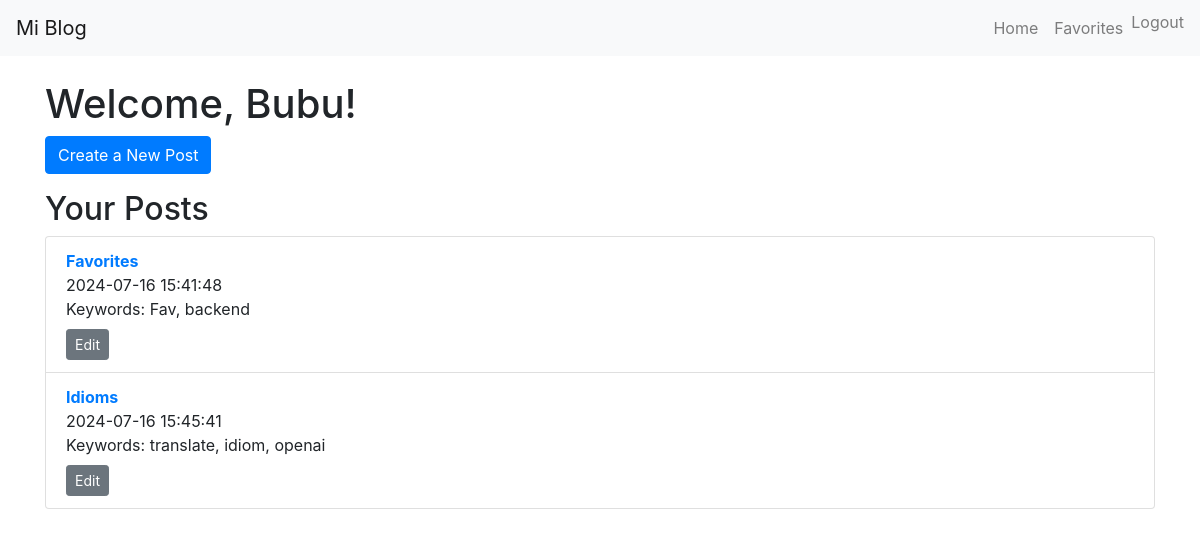
The app's page /user_area (signed in), older data.
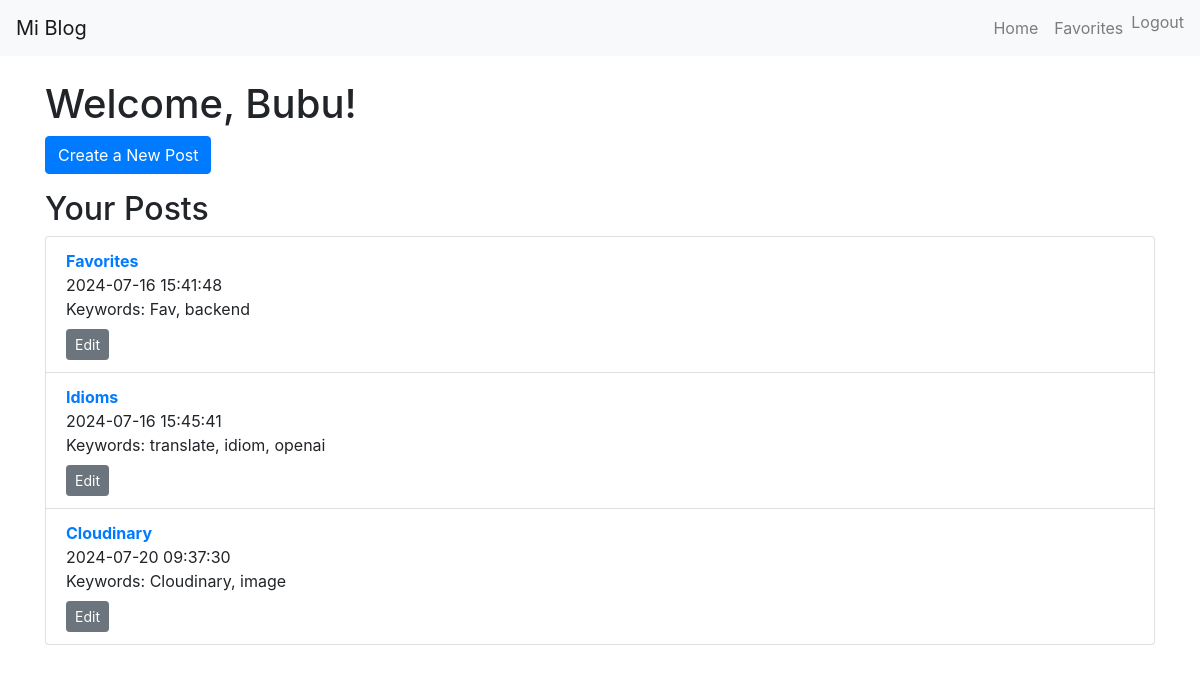
The same page, newer data.
### app/models.py (models this page shows)
class Post(db.Model):
    id = db.Column(db.Integer, primary_key=True)
    title = db.Column(db.String(100), nullable=False)
    content = db.Column(db.Text, nullable=False)
    date_posted = db.Column(db.DateTime, nullable=False, default=datetime.utcnow)
    keywords = db.Column(db.String(100), nullable=True)
    image_url = db.Column(db.String(255), nullable=True)
    user_id = db.Column(db.Integer, db.ForeignKey('user.id'), nullable=False)
    comments = db.relationship('Comment', backref='post', lazy=True)

### app/routes.py (the view)
@bp.route('/user_area')
@login_required
def user_area():
    posts = Post.query.filter_by(user_id=current_user.id).all()
    logout_form = LogoutForm()
    return render_template('user_area.html', posts=posts, logout_form=logout_form)

### app/models.py (called while the page is built)
@login_manager.user_loader
def load_user(user_id):
    return User.query.get(int(user_id))

### app/templates/user_area.html (shortened to what this page needs)
<!DOCTYPE html>
<html lang="en">
<head>
    <link rel="stylesheet" href="https://stackpath.bootstrapcdn.com/bootstrap/4.5.2/css/bootstrap.min.css">
</head>
<body>
    <nav class="navbar navbar-expand-lg navbar-light bg-light fixed-top">
        <a class="navbar-brand" href="{{ url_for('main.home') }}">Mi Blog</a>
        <div class="collapse navbar-collapse" id="navbarNav">
            <ul class="navbar-nav ml-auto">
                <li class="nav-item">
                    <a class="nav-link" href="{{ url_for('main.home') }}">Home</a>
                </li>
                <li class="nav-item">
                    <a class="nav-link" href="{{ url_for('main.favorites') }}">Favorites</a>
                </li>
                <li class="nav-item">
                    <form action="{{ url_for('main.logout') }}" method="POST" style="display:inline;">
                        <button class="nav-link btn btn-link" type="submit" style="display:inline; border:none; background:none; padding:0;">Logout</button>
                    </form>
                </li>
            </ul>
        </div>
    </nav>
    <div class="container" style="margin-top: 80px;">
        <h1>Welcome, {{ current_user.nickname }}!</h1>
        <a href="{{ url_for('main.new_post') }}" class="btn btn-primary mb-3">Create a New Post</a>
        <h2>Your Posts</h2>
        <ul class="list-group">
            {% for post in posts %}
            <li class="list-group-item">
                <a href="{{ url_for('main.view_post', post_id=post.id) }}">
                    <strong>{{ post.title }}</strong>
                </a><br>
                {{ post.date_posted.strftime('%Y-%m-%d %H:%M:%S') }}<br>
                Keywords: {{ post.keywords }}<br>
                <a href="{{ url_for('main.edit_post', post_id=post.id) }}" class="btn btn-secondary btn-sm mt-2">Edit</a>
            </li>
            {% endfor %}
        </ul>
    </div>
</body>
</html>

Row changes from the older to the newer data that the page shows:
added Post: title "Cloudinary", date_posted "2024-07-20 09:37:30", keywords "Cloudinary, image"
